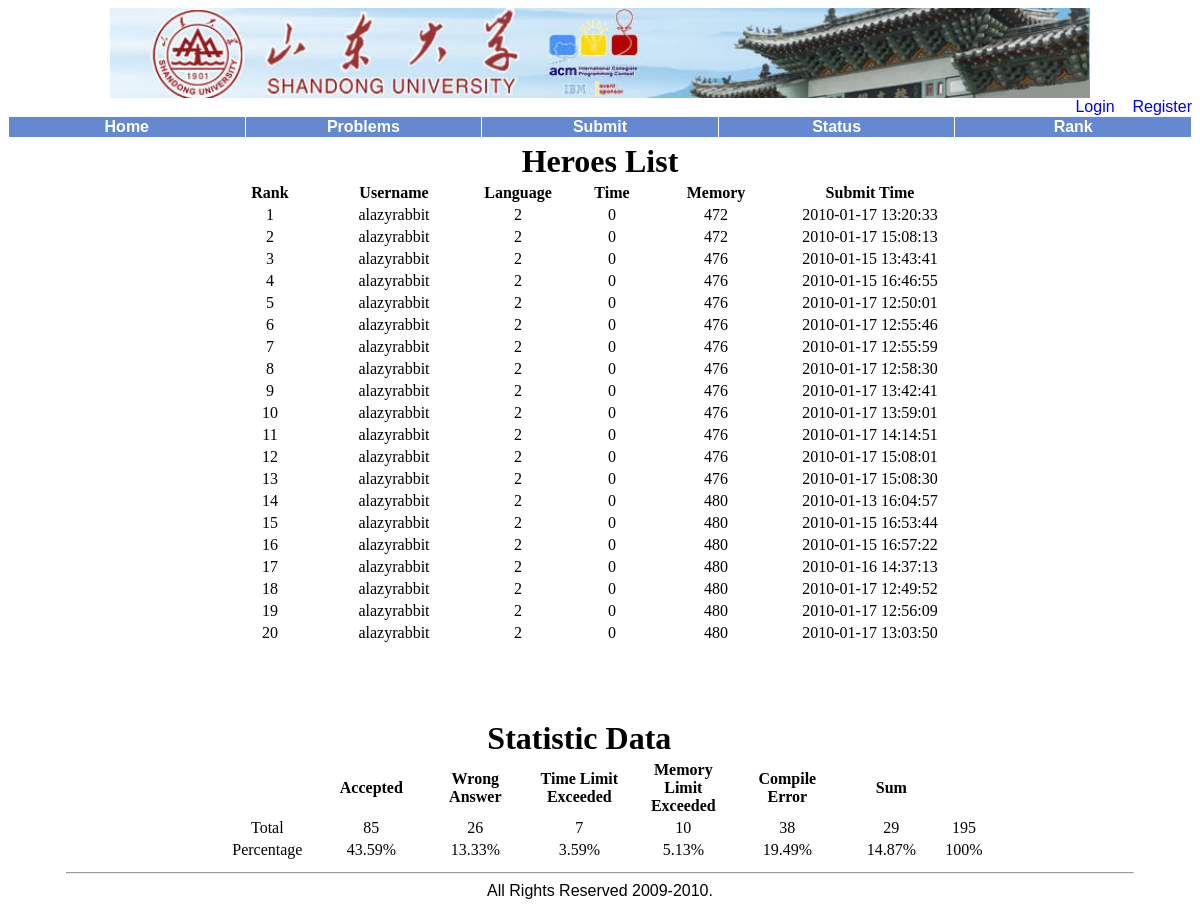
Screenshot of /statistics.php?pid=1 with the database file from the repository.
### tables this page shows
CREATE TABLE `status` (
  `rid` int(10) unsigned NOT NULL auto_increment,
  `pid` int(10) unsigned NOT NULL,
  `uid` int(10) unsigned NOT NULL,
  `judgeStatus` tinyint(3) unsigned NOT NULL default '1',
  `language` tinyint(3) unsigned NOT NULL,
  `rtime` int(10) unsigned default NULL,
  `rmemory` int(10) unsigned default NULL,
  `submitTime` datetime NOT NULL,
  `sourceCode` blob,
  PRIMARY KEY  (`rid`)
);

### web/common.php (the view, shortened to what this page needs)
<?php
if(!isset($MAGICAL))
	include("index.php");
else
{
$JUDGE_STATUS[] = "All";
$JUDGE_STATUS[] = "Queueing";
$JUDGE_STATUS[] = "Judging";
$JUDGE_STATUS[] = "Accepted";
$JUDGE_STATUS[] = "Wrong Answer";
$JUDGE_STATUS[] = "Time Limit Exceeded";
$JUDGE_STATUS[] = "Memory Limit Exceeded";
$JUDGE_STATUS[] = "Compile Error";
$JUDGE_STATUS[] = "Presentation Error";
$JUDGE_STATUS[] = "Runtime Error";
function gen_cell($content, $align = "center")
{
	echo "<td align = \"$align\">$content</td>\n";
}
}
?>

### web/statistics.php (shortened to what this page needs)
<?php
if(!isset($MAGICAL))
{
	include("index.php");
}
else
{
?>
<table align = "center">
<tr><td colspan = "6" align = "center"><font size = "6"><b>Heroes List</b></font></td></tr>
<tr>
<th width = "80">Rank</th>
<th width = "160">Username</th>
<th width = "80">Language</th>
<th width = "100">Time</th>
<th width = "100">Memory</th>
<th width = "200">Submit Time</th>
</tr>
<?php
	include("conn.php");
	include("common.php");
	$sql = "select nickname, language, rtime, rmemory, submitTime from status, user "
		. "where status.uid = user.uid and pid = {$_GET['pid']} and judgeStatus = 3 "
		. "order by rtime, rmemory, submitTime limit 0, 20";
	if($result = $conn->query($sql))
	{
		$i = 1;
		while($stat = $result->fetch_object())
		{
			echo "<tr>\n";
			gen_cell($i);
			echo "</tr>\n";
			$i++;
		}
?>
</table>
<br/><br/><br/><br/>
<table align = "center">
<tr><td colspan = "7" align = "center"><font size = "6"><b>Statistic Data</b></font></td></tr>
<tr><th width = "100"></th>
<?php
		$sql = "select judgeStatus, count(*) as total from status where pid = {$_GET['pid']} "
		   ."group by judgeStatus";
		if($result = $conn->query($sql))
		{
			$sum = 0;
			$total[3] = 0;
			$total[4] = 0;
			$total[5] = 0;
			$total[6] = 0;
			$total[7] = 0;
			while(list($stts, $ttl) = $result->fetch_row())
			{
				if($stts >= 3)
				{
					$total[$stts] = $ttl;
					$sum += $ttl;
				}
			}
			for($i = 3; $i <= 7; $i++)
				echo "<th width = \"100\">{$JUDGE_STATUS[$i]}</th>\n";
			echo "<th width = \"100\">Sum</th>\n";
			echo "</tr>\n";
			echo "<tr><td align = \"center\">Total</td>\n";
			foreach($total as $t)
			{
				gen_cell($t);
			}
			echo "</tr>";
			echo "<tr><td align = \"center\">Percentage</td>\n";
			foreach($total as $t)
			{
				printf("<td align = \"center\">%.2f%%</td>\n", $t * 100 / $sum);
			}
			echo "</tr>";
		}
		else
		{
			error_log($conn->error." File:".__FILE__."; Line: ".__LINE__."; Sql string: $sql");
			die("Database Error.");
		}
?>
</table>
<?php
	}
	else
	{
		error_log($conn->error." File:".__FILE__."; Line: ".__LINE__."; Sql string: $sql");
		die("Database Error.");
	}
}
?>

### rows the page displays
status: content "1 alazyrabbit 2 0 472 2010-01-17 13:20:33"
status: content "2 alazyrabbit 2 0 472 2010-01-17 15:08:13"
status: content "3 alazyrabbit 2 0 476 2010-01-15 13:43:41"
status: content "4 alazyrabbit 2 0 476 2010-01-15 16:46:55"
status: content "5 alazyrabbit 2 0 476 2010-01-17 12:50:01"
status: content "6 alazyrabbit 2 0 476 2010-01-17 12:55:46"
status: content "7 alazyrabbit 2 0 476 2010-01-17 12:55:59"
status: content "8 alazyrabbit 2 0 476 2010-01-17 12:58:30"
status: content "9 alazyrabbit 2 0 476 2010-01-17 13:42:41"
status: content "10 alazyrabbit 2 0 476 2010-01-17 13:59:01"
status: content "11 alazyrabbit 2 0 476 2010-01-17 14:14:51"
status: content "12 alazyrabbit 2 0 476 2010-01-17 15:08:01"
status: content "13 alazyrabbit 2 0 476 2010-01-17 15:08:30"
status: content "14 alazyrabbit 2 0 480 2010-01-13 16:04:57"
status: content "15 alazyrabbit 2 0 480 2010-01-15 16:53:44"
status: content "16 alazyrabbit 2 0 480 2010-01-15 16:57:22"
status: content "17 alazyrabbit 2 0 480 2010-01-16 14:37:13"
status: content "18 alazyrabbit 2 0 480 2010-01-17 12:49:52"
status: content "19 alazyrabbit 2 0 480 2010-01-17 12:56:09"
status: content "20 alazyrabbit 2 0 480 2010-01-17 13:03:50"

### other values shown
$JUDGE_STATUS[$i] "Accepted"
$JUDGE_STATUS[$i] "Wrong Answer"
$JUDGE_STATUS[$i] "Time Limit Exceeded"
$JUDGE_STATUS[$i] "Memory Limit Exceeded"
$JUDGE_STATUS[$i] "Compile Error"
$content "85"
$content "26"
$content "7"
$content "10"
$content "38"
$content "29"
$content "195 100%"
$t * 100 / $sum "43.59"
$t * 100 / $sum "13.33"
$t * 100 / $sum "3.59"
